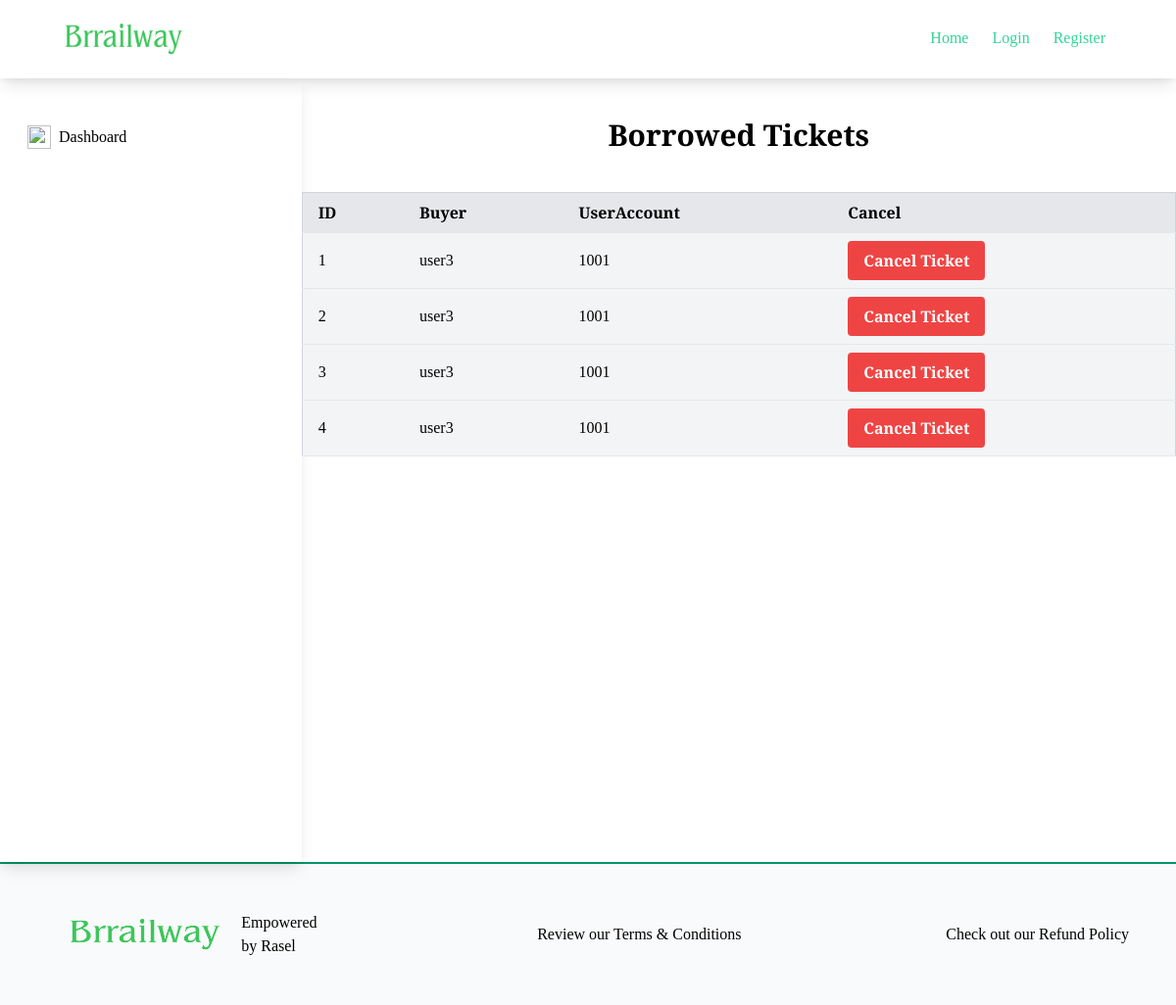
The page /dashboard/borrowed/ on the database its author committed.
### train/models.py (models this page shows, shortened)
class BorrowedTicket(models.Model):
    user = models.ForeignKey(User, on_delete = models.CASCADE, null=True, blank = True)
    train = models.ForeignKey(Train_list, on_delete = models.CASCADE, null=True, blank = True)
    user_acc = models.ForeignKey(UserAccount, on_delete=models.CASCADE, null=True, default=1, blank=True)

### account/models.py (models this page shows)
class UserAccount(models.Model):
    user = models.OneToOneField(User, related_name='account', on_delete=models.CASCADE)
    account_no = models.IntegerField(unique=True)
    balance = models.DecimalField(default=0, max_digits=12, decimal_places = 2)
    nid = models.IntegerField(default=0, unique=True,validators=[MaxValueValidator(999999999999)])
    def __str__(self):
        return str(self.account_no)

### dashboard/views.py (the view)
# urls.py: path('borrowed/', borrowed_list, name='borrowed'),
def borrowed_list(req):
    borrowed = BorrowedTicket.objects.all()
    return render(req, 'dashboard/borrow_tickets.html', {'borroweds': borrowed})

### dashboard/templates/dashboard/borrow_tickets.html
{% extends "base.html" %}
{% block content %}
<div class="flex h-screen">
  {% include 'core.html' %}
  <div class="w-full">
    <h1 class="text-3xl text-center font-bold my-10">Borrowed Tickets</h1>
    {% if borroweds %}
    <table class="w-full bg-white border border-gray-300">
        <thead>
          <tr>
            <th class="py-2 px-4 border-b text-left bg-gray-200">ID</th>
            <th class="py-2 px-4 border-b text-left bg-gray-200">Buyer</th>
            <th class="py-2 px-4 border-b text-left bg-gray-200">UserAccount</th>
            <th class="py-2 px-4 border-b text-left bg-gray-200">Cancel</th>
          </tr>
        </thead>
        <tbody>
        {% for borrow in borroweds %}
          <tr class="bg-gray-100">
            <td class="py-2 px-4 border-b">{{ borrow.id }}</td>
            <td class="py-2 px-4 border-b">{{ borrow.user.username }}</td>
            <td class="py-2 px-4 border-b">{{ borrow.user_acc }}</td>
            <td class="py-2 px-4 border-b">
                <a href="" class="text-white">
                  <button
                  class="bg-red-500 hover:bg-blue-700 text-white font-bold py-2 px-4 rounded">
                  Cancel Ticket
                </button>
                </a>
            </td>
          </tr>
        {% endfor %}
        </tbody>
      </table>
    {% else %}
    <p class="text-xl text-center mt-12 mb-12 md:mb-80">
      No Users Loaded
    </p>
    {% endif %}
  </div>
</div>
{% endblock %}

### core/templates/base.html (style rules this page uses)
body { font-family: "Merriweather", serif; }

### rows shown on the page
BorrowedTicket: id "1", user.username "user3", user_acc "1001"
BorrowedTicket: id "2", user.username "user3", user_acc "1001"
BorrowedTicket: id "3", user.username "user3", user_acc "1001"
BorrowedTicket: id "4", user.username "user3", user_acc "1001"
